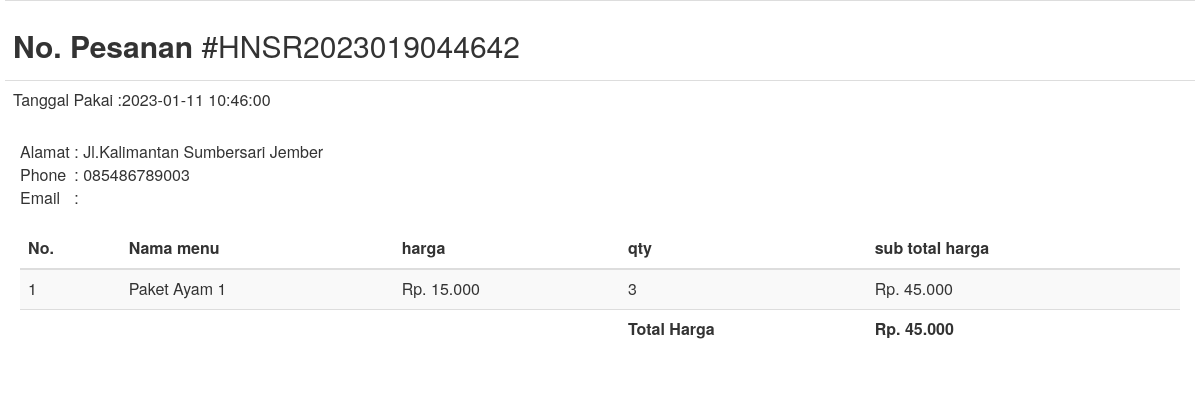
The page /nota.php?resi=HNSR2023019044642 on the database its author committed.
### tables this page shows
CREATE TABLE `orders` (
  `id_order` int(11) NOT NULL,
  `no_pesanan` varchar(255) NOT NULL,
  `tgl_pesan` date NOT NULL,
  `tgl_pakai` datetime NOT NULL,
  `harga_satuan` varchar(50) NOT NULL,
  `qty` varchar(255) NOT NULL,
  `subtotal_harga` varchar(50) NOT NULL,
  `total_harga` varchar(50) NOT NULL,
  `alamat_lengkap` varchar(255) NOT NULL,
  `no_hp` varchar(15) NOT NULL,
  `catatan` varchar(255) DEFAULT NULL,
  `tgl_bayar` date DEFAULT NULL,
  `bukti_pembayaran` varchar(255) DEFAULT NULL,
  `status_pesanan` enum('Belum Dibayar','Sedang Diproses','Selesai') NOT NULL,
  `id_user` int(11) NOT NULL,
  `id_menu` int(11) NOT NULL,
  `id_pembayaran` int(11) NOT NULL
);

CREATE TABLE `menu` (
  `id_menu` int(11) NOT NULL,
  `nama_menu` varchar(100) NOT NULL,
  `harga` varchar(50) NOT NULL,
  `detail` text NOT NULL,
  `gambar` varchar(50) NOT NULL,
  `id_kategori` int(11) NOT NULL
);

### function/rupiah.php (called while the page is built)
<?php
function rupiah($angka){
	$hasil_rupiah = "Rp. " . number_format($angka,0,',','.');
	return $hasil_rupiah;
}
?>

### nota.php (the view, shortened to what this page needs)
<link rel="stylesheet" href="https://maxcdn.bootstrapcdn.com/bootstrap/3.3.7/css/bootstrap.min.css">
<body style="padding: 0 20;">
    <div>
        <?php
        include "koneksi.php";
        include('function/rupiah.php');
        $userMail =  $_SESSION['email'] ;
        $no_pesanan = $_GET['resi'];
        $select = mysqli_query($koneksi, "SELECT * FROM orders JOIN menu ON orders.id_menu = menu.id_menu JOIN pembayaran ON orders.id_pembayaran = pembayaran.id_pembayaran WHERE no_pesanan = '$no_pesanan'");
        $select2 = mysqli_query($koneksi, "SELECT * FROM orders WHERE no_pesanan = '$no_pesanan'");
        $data1 = mysqli_fetch_array($select2);
        ?>
        <section class="content">
            <div class="row">
                <div>
                    <div class="span12">
                        <table class="table">
                            <tbody>
                                <tr>
                                    <td><h2><strong>No. Pesanan </strong>#<?php echo $data1['no_pesanan']; ?> </h2></td>
                                </tr>
                                <tr>
                                    <td>Tanggal Pakai :</strong><?php echo $data1['tgl_pakai']; ?></td>
                                </tr>
                            </tbody>
                        </table>
                    </div>
                </div>
            </div>
            <div class=" invoice-col">
                <table>
                    <tr>
                        <td>Alamat</td>
                        <td>&nbsp;:&nbsp;</td>
                        <td><?php echo $data1['alamat_lengkap']; ?></td>
                    </tr>
                    <tr>
                        <td>Phone</td>
                        <td>&nbsp;:&nbsp;</td>
                        <td><?php echo $data1['no_hp']; ?></td>
                    </tr>
                    <tr>
                        <td>Email</td>
                        <td>&nbsp;:&nbsp;</td>
                        <td><?php echo $userMail; ?></td>
                    </tr>
                </table>
            </div>
        </div>
        <br>
        <div class="row">
            <div class="col-xs-12 table-responsive">
              <table class="table table-striped">
                <thead>
                    <tr>
                      <th>No.</th>
                      <th>Nama menu</th>
                      <th>harga</th>
                      <th>qty</th>
                      <th>sub total harga</th>
                  </tr>
              </thead>
              <tbody>
                <?php
                $no=1;
                $grand_total = 0;
                while($data = mysqli_fetch_array($select)){
                    ?>
                    <tr>
                        <td><?php echo $no++; ?></td>
                        <td><?php echo $data['nama_menu']; ?></td>
                        <td><?php echo rupiah($data['harga_satuan']); ?></td>
                        <td><?php echo $data['qty']; ?></td>
                        <td><?php echo rupiah($sub_total = ($data['harga_satuan'] * $data['qty'])); ?></td>
                    </tr>
                    <?php
                    $grand_total += $sub_total;
                }
                ?>
                <tr>
                    <td colspan="3"></td>
                    <td><b>Total Harga</b></td>
                    <td><b><?php echo rupiah($grand_total); ?></b></td>
                </tr>
            </tbody>
        </table>
    </div>
</div>
</body>

### rows shown on the page
orders: no_pesanan "HNSR2023019044642", tgl_pakai "2023-01-11 10:46:00", alamat_lengkap "Jl.Kalimantan Sumbersari Jember", no_hp "085486789003", id_menu.nama_menu "Paket Ayam 1", harga_satuan "Rp. 15.000", qty "3", rupiah($sub_total = ($data['harga_satuan'] * $data['qty'])) "Rp. 45.000"

### other values the page prints
rupiah($grand_total) "Rp. 45.000"
